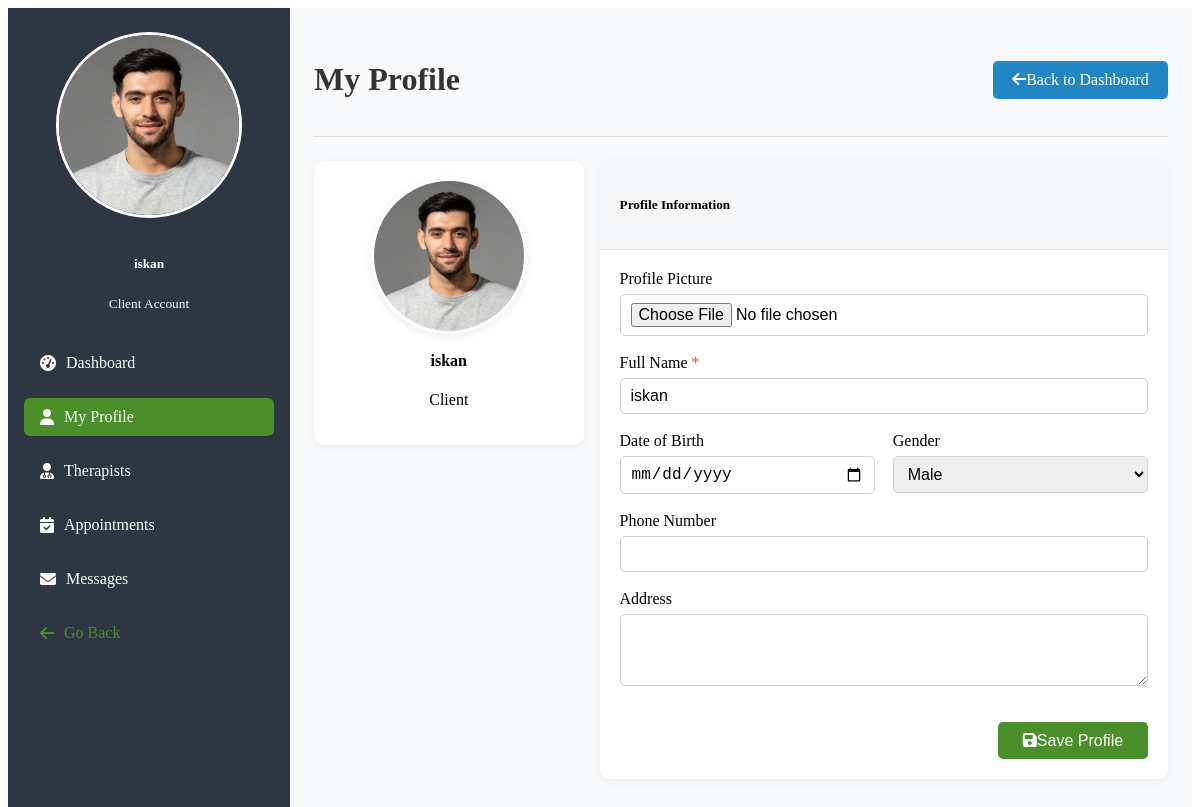
Page /client_profile.php (signed in) on the committed database.
### tables this page shows
CREATE TABLE `client_profiles` (
  `profile_id` int(11) NOT NULL,
  `user_id` int(11) NOT NULL,
  `full_name` varchar(100) DEFAULT NULL,
  `date_of_birth` date DEFAULT NULL,
  `gender` varchar(20) DEFAULT NULL,
  `phone` varchar(20) DEFAULT NULL,
  `address` text DEFAULT NULL,
  `profile_picture` varchar(255) DEFAULT NULL
);

### client_profile.php (the view, shortened to what this page needs)
<?php
include('dbconnect.php');
$stmt = $conn->prepare("
    SELECT u.*, cp.*
    FROM users u
    LEFT JOIN client_profiles cp ON u.user_id = cp.user_id
    WHERE u.user_id = ?
");
$stmt->bind_param("i", $_SESSION['user_id']);
$stmt->execute();
$result = $stmt->get_result();
$profile = $result->fetch_assoc();
?>
<!DOCTYPE html>
<html lang="en">
<head>
    <link rel="stylesheet" href="client_dashboard_custom.css">
    <link rel="stylesheet" href="common.css">
    <link rel="stylesheet" href="https://cdnjs.cloudflare.com/ajax/libs/font-awesome/6.0.0/css/all.min.css">
</head>
<body>
    <div class="dashboard-flex">
        <div class="dashboard-sidebar-custom">
 <div class="text-center mb-4">
                <div class="mb-3">
                    <?php if ($profile && !empty($profile['profile_picture'])): ?>
                        <img src="../<?php echo htmlspecialchars($profile['profile_picture']); ?>" class="profile-picture" alt="Profile Picture">
                    <?php else: ?>
                        <img src="../assets/images/default-profile.jpg" class="profile-picture" alt="Profile Picture">
                    <?php endif; ?>
                </div>
                <h5><?php echo htmlspecialchars($profile['full_name'] ?? $_SESSION['username']); ?></h5>
                <small>Client Account</small>
            </div>
            <ul class="sidebar-nav">
                <li><a class="sidebar-link" href="client_dashboard.php"><i class="fas fa-tachometer-alt me-2"></i>Dashboard</a></li>
                <li><a class="sidebar-link active" href="client_profile.php"><i class="fas fa-user me-2"></i>My Profile</a></li>
                <li><a class="sidebar-link" href="client_therapists.php"><i class="fas fa-user-md me-2"></i>Therapists</a></li>
                <li><a class="sidebar-link" href="client_appointments.php"><i class="fas fa-calendar-check me-2"></i>Appointments</a></li>
                <li class="position-relative"><a class="sidebar-link" href="client_messages.php"><i class="fas fa-envelope me-2"></i>Messages</a></li>
                <li class="spacing-top"><a class="sidebar-link text-primary" href="index.php"><i class="fas fa-arrow-left me-2"></i>Go Back</a></li>
            </ul>
        </div>
        <div class="dashboard-main">
            <div class="dashboard-header">
                <h1>My Profile</h1>
                <a href="client_dashboard.php" class="btn-custom btn-custom-secondary"><i class="fas fa-arrow-left me-2"></i>Back to Dashboard</a>
            </div>
            <div class="row" style="display: flex; flex-wrap: wrap; gap: 16px;">
                <div style="flex: 1 1 30%; min-width: 260px;">
                    <div class="card-custom h-100">
                        <div class="card-body-custom text-center">
                            <div class="profile-image-container mb-3">
                                <?php if (!empty($profile['profile_picture'])): ?>
                                    <img src="<?php echo htmlspecialchars($profile['profile_picture']); ?>" class="profile-picture" id="currentProfileImage" alt="Profile Picture">
                                <?php else: ?>
                                    <img src="assets/images/default-profile.jpg" class="profile-picture" id="currentProfileImage" alt="Profile Picture">
                                <?php endif; ?>
                            </div>
                            <h4><?php echo htmlspecialchars($profile['full_name'] ?? 'Your Name'); ?></h4>
                            <p class="text-muted">Client</p>
                        </div>
                    </div>
                </div>
                <div style="flex: 1 1 65%; min-width: 320px;">
                    <div class="card-custom">
                        <div class="card-header-custom"><h5 class="mb-0">Profile Information</h5></div>
                        <div class="card-body-custom">
                            <form method="post" enctype="multipart/form-data" class="profile-form-custom">
                                <div class="form-group-custom">
                                    <label for="profile_picture" class="form-label">Profile Picture</label>
                                    <input type="file" class="form-control" id="profile_picture" name="profile_picture" accept="image/*">
                                </div>
                                <div class="form-group-custom">
                                    <label for="full_name" class="form-label">Full Name <span style="color: #e74c3c;">*</span></label>
                                    <input type="text" class="form-control" id="full_name" name="full_name" value="<?php echo htmlspecialchars($profile['full_name'] ?? ''); ?>" required>
                                </div>
                                <div class="form-row-custom">
                                    <div class="form-group-custom" style="flex:1;">
                                        <label for="date_of_birth" class="form-label">Date of Birth</label>
                                        <input type="date" class="form-control" id="date_of_birth" name="date_of_birth" value="<?php echo htmlspecialchars($profile['date_of_birth'] ?? ''); ?>">
                                    </div>
                                    <div class="form-group-custom" style="flex:1;">
                                        <label for="gender" class="form-label">Gender</label>
                                        <select class="form-select" id="gender" name="gender">
                                            <option value="male" <?php echo (isset($profile['gender']) && $profile['gender'] === 'male') ? 'selected' : ''; ?>>Male</option>
                                        </select>
                                    </div>
                                </div>
                                <div class="form-group-custom">
                                    <label for="phone" class="form-label">Phone Number</label>
                                    <input type="tel" class="form-control" id="phone" name="phone" value="<?php echo htmlspecialchars($profile['phone'] ?? ''); ?>">
                                </div>
                                <div class="form-group-custom">
                                    <label for="address" class="form-label">Address</label>
                                    <textarea class="form-control" id="address" name="address" rows="3"><?php echo htmlspecialchars($profile['address'] ?? ''); ?></textarea>
                                </div>
                                <div style="display: flex; justify-content: flex-end; margin-top: 18px;">
                                    <button type="submit" class="btn-custom"><i class="fas fa-save me-2"></i>Save Profile</button>
                                </div>
                            </form>
                        </div>
                    </div>
                </div>
            </div>
        </div>
    </div>
</body>
</html>

### client_dashboard_custom.css (style rules this page uses)
.dashboard-flex { display: flex; min-height: 100vh; }
.dashboard-sidebar-custom { width: 250px; background: #2d3642; color: #fff; padding: 24px 16px; box-shadow: 2px 0 8px rgba(0,0,0,0.04); }
.dashboard-sidebar-custom .profile-picture { width: 180px; height: 180px; border-radius: 50%; object-fit: cover; border: 3px solid #fff; margin-bottom: 12px; }
.dashboard-sidebar-custom .sidebar-nav { list-style: none; padding: 0; margin: 32px 0 0 0; }
.dashboard-sidebar-custom .sidebar-nav li { margin-bottom: 16px; }
.dashboard-sidebar-custom .sidebar-link { display: flex; align-items: center; color: #fff; text-decoration: none; padding: 10px 16px; border-radius: 6px; transition: background 0.2s; font-size: 1rem; position: relative; }
.dashboard-sidebar-custom .sidebar-link.active, .dashboard-sidebar-custom .sidebar-link:hover { background: #4a8f29; color: #fff; }
.dashboard-main { flex: 1; padding: 32px 24px; background: #f8f9fa; }
.dashboard-header { display: flex; justify-content: space-between; align-items: center; margin-bottom: 24px; border-bottom: 1px solid #e0e0e0; padding-bottom: 16px; }
.dashboard-header h1 { font-size: 2rem; color: #333; }
.btn-custom { display: inline-block; background: #4a8f29; color: #fff; padding: 0.6rem 1.2rem; border: none; border-radius: 5px; cursor: pointer; text-decoration: none; font-size: 1rem; transition: background 0.3s; }
.btn-custom-secondary { background: #2186c4; }
.card-custom { background: #fff; border-radius: 10px; box-shadow: 0 2px 8px rgba(0,0,0,0.06); margin-bottom: 20px; overflow: hidden; }
.card-header-custom { background: #f4f6f8; padding: 14px 20px; border-bottom: 1px solid #e0e0e0; }
.card-body-custom { padding: 20px; }
.profile-form-custom { display: flex; flex-direction: column; gap: 0; }
.form-group-custom { display: flex; flex-direction: column; margin-bottom: 18px; }
.form-row-custom { display: flex; gap: 18px; margin-bottom: 0; }
.profile-form-custom label { font-weight: 500; margin-bottom: 6px; }
.profile-form-custom input, .profile-form-custom select, .profile-form-custom textarea { font-size: 1rem; padding: 8px 10px; border-radius: 5px; border: 1px solid #d0d0d0; margin-bottom: 0; }
.profile-form-custom textarea { resize: vertical; }
.profile-form-custom .btn-custom { min-width: 150px; }
.profile-image-container { position: relative; display: flex; align-items: center; justify-content: center; width: 150px; height: 150px; margin: 0 auto 18px auto; }
.profile-image-container .profile-picture { width: 150px; height: 150px; border-radius: 50%; object-fit: cover; border: 3px solid #fff; box-shadow: 0 2px 8px rgba(0,0,0,0.08); }
.dashboard-sidebar-custom .sidebar-link i { margin-right: 10px; }

### common.css (style rules this page uses)
.mb-3 { margin-bottom: 1rem; }
.mb-4 { margin-bottom: 1.5rem; }
.text-center { text-align: center; }
.text-primary { color: #4a8f29 !important; }
.spacing-top { margin-top: 1rem !important; }

### rows in the picture
client_profiles: profile_picture (picture), full_name "iskan", gender "Male"
